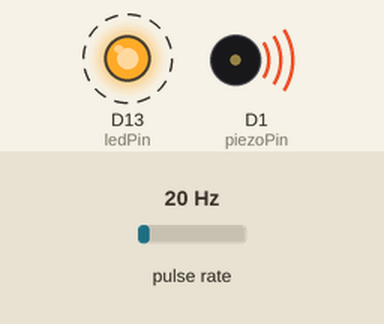
Simulated run of this sketch. Board: Arduino Zero (SAMD21). Shown: output pins drawn as LEDs (lit = HIGH), buzzer (waves = sounding). Wiring (inferred from the names in the program): pulse sensor: data D7. Dashed ring = blinking. Inputs (shaded band) come from the test bench; at power-on: pulse rate 20 Hz.

Above: at 1.2 s.
1.3 s: pulse rate (sensor on D7) set to 4 Hz
At 2.41 s:
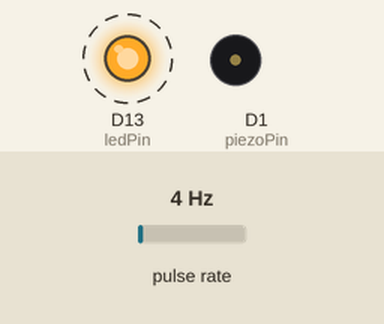
4.3 s: pulse rate (sensor on D7) set to 50 Hz
Timing chart, 0 to 13.3 s (numbered marks = the images above; inputs shaded):
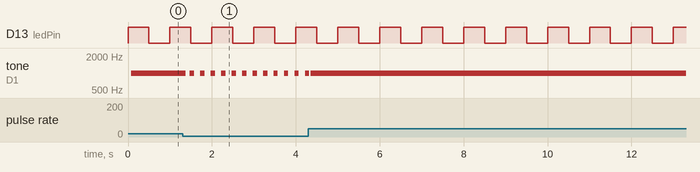

Measured:
- after the input at 1.3 s, tone on D1 (piezoPin): alternates 1000 Hz for 0.10 s and silent for 0.15 s, starting after 0.08 s
- by itself, D13 (ledPin): alternates HIGH for 0.50 s and LOW for 0.50 s

The sketch:

Geiger_counter_test_peizo.ino
```cpp
// (licence header left out)
#include <Arduino.h>

const int geigerPin = 7;   // Pin connected to the Geiger counter
const int ledPin = 13;     // Pin connected to an LED (optional)
const int piezoPin = 1;    // Pin connected to the piezo buzzer

volatile unsigned int pulseCount = 0;
const unsigned long countDuration = 120000; // 2 minutes in milliseconds
const float alpha = 53.032; // uSv to CPM conversion factor (adjust as necessary)

void radiationDetected() {
  static unsigned long lastPulseTime = 0;
  unsigned long currentPulseTime = millis();

  if (currentPulseTime - lastPulseTime > 50) { // Debounce period of 50ms
    pulseCount++;
    lastPulseTime = currentPulseTime;

    tone(piezoPin, 1000, 100); // Beep for 100 milliseconds at 1000 Hz
  }
}

void setup() {
  SerialUSB.begin(115200);
  pinMode(geigerPin, INPUT_PULLUP);
  pinMode(ledPin, OUTPUT);
  pinMode(piezoPin, OUTPUT);
  attachInterrupt(digitalPinToInterrupt(geigerPin), radiationDetected, FALLING);
}

void loop() {
  pulseCount = 0;
  unsigned long startTime = millis();

  while (millis() - startTime < countDuration) {
    digitalWrite(ledPin, (millis() / 100) % 10 < 5); // Blink LED as an indicator
  }

  float cpm = pulseCount;
  float uSv_h = cpm / alpha;

  SerialUSB.print("Counts Per Minute (CPM): ");
  SerialUSB.println(cpm);
  SerialUSB.print("Radiation (uSv/h): ");
  SerialUSB.println(uSv_h);
  SerialUSB.println("----");

  delay(1000); // Short delay before the next measurement
}
```
